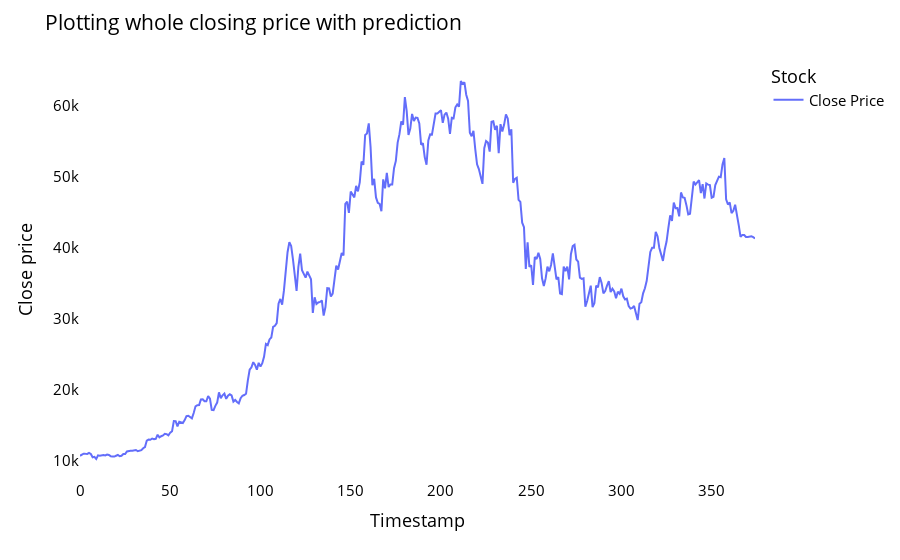

Write notebook code for a chart like this one.
### Code cell
my_model=closedf.tolist()
my_model.extend((np.array(lst_output).reshape(-1,1)).tolist())
my_model=scaler.inverse_transform(my_model).reshape(1,-1).tolist()[0]

names = cycle(['Close Price'])

fig = px.line(my_model,labels={'value': 'Close price','index': 'Timestamp'})
fig.update_layout(title_text='Plotting whole closing price with prediction',
                  plot_bgcolor='white', font_size=15, font_color='black',legend_title_text='Stock')
fig.for_each_trace(lambda t:  t.update(name = next(names)))
fig.update_xaxes(showgrid=False)
fig.update_yaxes(showgrid=False)
fig.show()

### Figure 1 — Plotly figure (JSON) as saved in the notebook; plotly's stock layout.template omitted (floating-point values rounded to 4 significant figures; data arrays with more than 128 entries replaced by an {"elided": "..."} marker saying what was removed)
{"data": [{"hovertemplate": "variable=0<br>Timestamp=%{x}<br>Close price=%{y}<extra></extra>", "legendgroup": "0", "line": {"color": "#636efa", "dash": "solid"}, "marker": {"symbol": "circle"}, "mode": "lines", "name": "Close Price", "orientation": "v", "showlegend": true, "type": "scatter", "x": {"elided": "375 int values"}, "xaxis": "x", "y": {"elided": "375 float values"}, "yaxis": "y"}], "layout": {"font": {"color": "black", "size": 15}, "legend": {"title": {"text": "Stock"}, "tracegroupgap": 0}, "margin": {"t": 60}, "plot_bgcolor": "white", "title": {"text": "Plotting whole closing price with prediction"}, "xaxis": {"anchor": "y", "domain": [0, 1], "showgrid": false, "title": {"text": "Timestamp"}}, "yaxis": {"anchor": "x", "domain": [0, 1], "showgrid": false, "title": {"text": "Close price"}}}}
